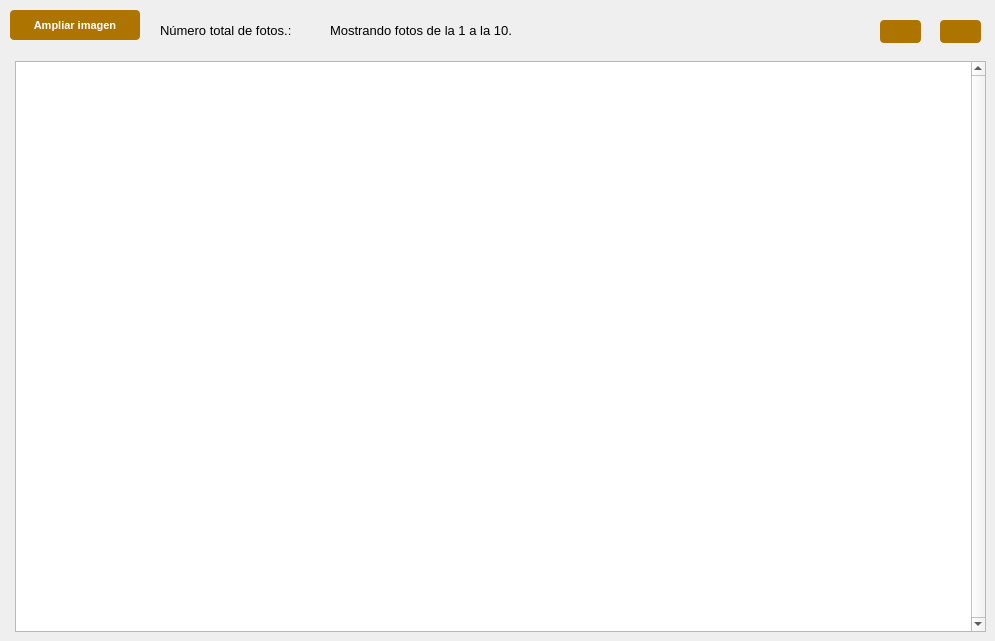
   <widget class="QWidget" name="tab_3">
    <attribute name="title">
     <string>Fotos</string>
    </attribute>
    <widget class="QListView" name="listView">
     <property name="geometry">
      <rect>
       <x>15</x>
       <y>61</y>
       <width>971</width>
       <height>571</height>
      </rect>
     </property>
     <property name="verticalScrollBarPolicy">
      <enum>Qt::ScrollBarAlwaysOn</enum>
     </property>
     <property name="editTriggers">
      <set>QAbstractItemView::DoubleClicked|QAbstractItemView::SelectedClicked</set>
     </property>
     <property name="movement">
      <enum>QListView::Static</enum>
     </property>
     <property name="viewMode">
      <enum>QListView::ListMode</enum>
     </property>
    </widget>
    <widget class="QPushButton" name="btLocalizar_3">
     <property name="geometry">
      <rect>
       <x>10</x>
       <y>10</y>
       <width>130</width>
       <height>30</height>
      </rect>
     </property>
     <property name="font">
      <font>
       <family>MS Shell Dlg 2</family>
       <pointsize>8</pointsize>
       <weight>75</weight>
       <bold>true</bold>
      </font>
     </property>
     <property name="styleSheet">
      <string notr="true">QPushButton{
background : rgb(174, 116, 0);
color : rgb(255, 255, 255);
border-radius : 4px;
}
QPushButton::hover{
background : rgb(104, 69, 13);
color : rgb(255, 255, 255);
border-radius : 4px;
}
QPushButton:disabled {
background: rgb(217, 217, 217)
}</string>
     </property>
     <property name="text">
      <string>Ampliar imagen</string>
     </property>
    </widget>
    <widget class="QLabel" name="label_40">
     <property name="geometry">
      <rect>
       <x>160</x>
       <y>20</y>
       <width>171</width>
       <height>21</height>
      </rect>
     </property>
     <property name="font">
      <font>
       <family>Arial</family>
       <pointsize>10</pointsize>
       <weight>50</weight>
       <bold>false</bold>
      </font>
     </property>
     <property name="text">
      <string>Número total de fotos.:</string>
     </property>
    </widget>
    <widget class="QLabel" name="label_41">
     <property name="geometry">
      <rect>
       <x>330</x>
       <y>20</y>
       <width>191</width>
       <height>21</height>
      </rect>
     </property>
     <property name="font">
      <font>
       <family>Arial</family>
       <pointsize>10</pointsize>
       <weight>50</weight>
       <bold>false</bold>
      </font>
     </property>
     <property name="text">
      <string>Mostrando fotos de la 1 a la 10.</string>
     </property>
    </widget>
    <widget class="QPushButton" name="btAdelante">
     <property name="geometry">
      <rect>
       <x>940</x>
       <y>20</y>
       <width>41</width>
       <height>23</height>
      </rect>
     </property>
     <property name="styleSheet">
      <string notr="true">QPushButton{
background : rgb(174, 116, 0);
color : rgb(255, 255, 255);
border-radius : 4px;
}
QPushButton::hover{
background : rgb(104, 69, 13);
color : rgb(255, 255, 255);
border-radius : 4px;
}
QPushButton:disabled {
background: rgb(217, 217, 217)
}</string>
     </property>
     <property name="text">
      <string/>
     </property>
     <property name="icon">
      <iconset>
       <normaloff>../../../../../../../../../../../../Documents/adelante.ico</normaloff>../../../../../../../../../../../../Documents/adelante.ico</iconset>
     </property>
    </widget>
    <widget class="QPushButton" name="btAtras">
     <property name="geometry">
      <rect>
       <x>880</x>
       <y>20</y>
       <width>41</width>
       <height>23</height>
      </rect>
     </property>
     <property name="styleSheet">
      <string notr="true">QPushButton{
background : rgb(174, 116, 0);
color : rgb(255, 255, 255);
border-radius : 4px;
}
QPushButton::hover{
background : rgb(104, 69, 13);
color : rgb(255, 255, 255);
border-radius : 4px;
}
QPushButton:disabled {
background: rgb(217, 217, 217)
}</string>
     </property>
     <property name="text">
      <string/>
     </property>
     <property name="icon">
      <iconset>
       <normaloff>../../../../../../../../../../../../Documents/atras.ico</normaloff>../../../../../../../../../../../../Documents/atras.ico</iconset>
     </property>
    </widget>
    <zorder>label_40</zorder>
    <zorder>listView</zorder>
    <zorder>btLocalizar_3</zorder>
    <zorder>label_41</zorder>
    <zorder>btAdelante</zorder>
    <zorder>btAtras</zorder>
   </widget>
